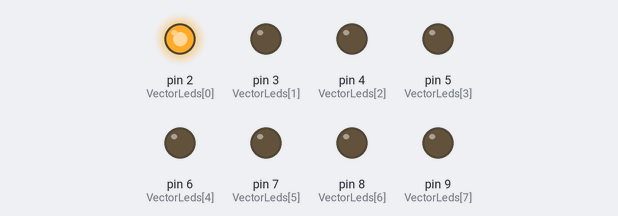
This sketch was run on a simulated Arduino Uno, built with avr-gcc and run on an emulated ATmega328P. On the bench: output pins drawn as LEDs (lit = HIGH).

Above: at 0.1 s.
At 0.5 s:
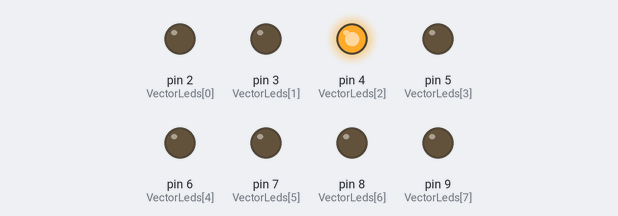
At 1.3 s:
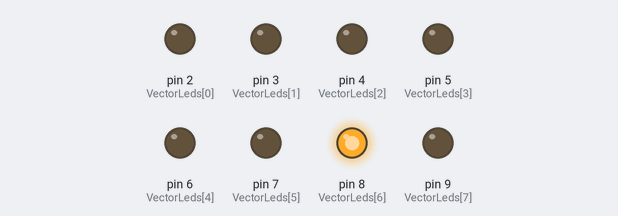
At 2.1 s:
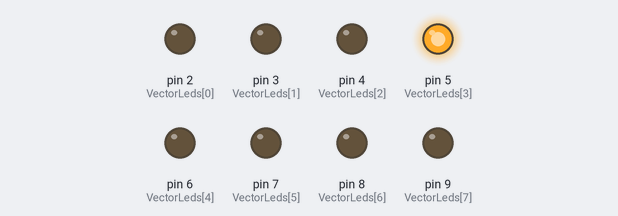
At 2.9 s:
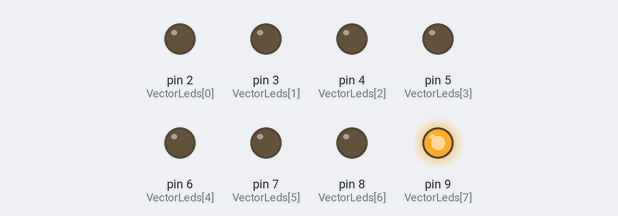
At 10.75 s:
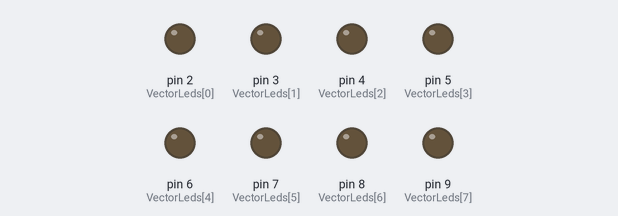
Timing chart, 0 to 11.1 s (numbered marks = the images above):
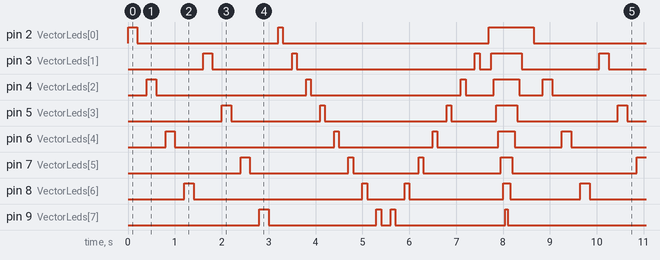

The sketch:

EnriquezKevin_Deber1.ino
```cpp
//Nombre: Kevin Enriquez
//Materia: Sistemas Microprocesados
int i = 0 ; //Declaracion de la variable i
int VectorLeds [8]={2,3,4,5,6,7,8,9}; //Declaración del vector en donde se alojarán los leds.


void setup() {
  for(;i<8;i++){
    pinMode(VectorLeds[i], OUTPUT) ; //Se activan los puertos de salida en donde se encederán los leds.
    }
}

void loop() {

  for (i=0;i<8;i=2+i){  // Primer juego de leds: Se encienden los leds en las posiciones pares
      digitalWrite (VectorLeds[i], HIGH) ;
      delay (200) ;
      digitalWrite (VectorLeds[i], LOW) ;
      delay (200) ;
    }
   for (i=1;i<8;i=i+2){ // Segundo juego de leds: Se encienden los leds en las posiciones impares
      digitalWrite (VectorLeds[i], HIGH) ;
      delay (200) ;
      digitalWrite (VectorLeds[i], LOW) ;
      delay (200) ;
      }
   for(i=0;i<8;i++){ // Tercer juego de leds: Se encienden los leds uno a uno en forma ascendente
       digitalWrite (VectorLeds[i], HIGH) ;
       delay (100) ;
       digitalWrite (VectorLeds[i], LOW);
       delay (200) ;
      }
   for (i=7; i>0 ; i--){ // Cuarto juego de leds: Se encienden los leds uno a uno en forma descendente
       digitalWrite (VectorLeds[i], HIGH) ;
       delay (100) ;
       digitalWrite (VectorLeds[i], LOW);
       delay (200) ;
      }
   for(i=0;i<8;i++){
       digitalWrite (VectorLeds[i],HIGH); // Quinto juego de leds: Se encienden los leds en barrido
       delay(50) ;
      }
   for (i=7; i>0 ; i--){ //Se apagan los leds en barrido.
       digitalWrite (VectorLeds[i], LOW);
       delay (50) ;
      }

}
```

Measured:
- by itself, pin 2 (VectorLeds[0]): repeats every 8.5 s: LOW 3.0 s, HIGH 0.10 s, LOW 4.4 s, HIGH 0.95 s
- by itself, pin 4 (VectorLeds[2]): repeats every 8.5 s: 2 × (LOW 3.2 s, HIGH 0.10 s), LOW 0.60 s, HIGH 0.55 s, LOW 0.50 s, HIGH 0.20 s
- by itself, pin 6 (VectorLeds[4]): repeats every 8.5 s: LOW 3.4 s, HIGH 0.10 s, LOW 2.0 s, HIGH 0.10 s, LOW 1.3 s, HIGH 0.35 s, LOW 1.0 s, HIGH 0.20 s
- by itself, pin 7 (VectorLeds[5]): repeats every 8.5 s: LOW 2.1 s, HIGH 0.10 s, LOW 1.4 s, HIGH 0.10 s, LOW 1.7 s, HIGH 0.25 s, LOW 2.7 s, HIGH 0.20 s
- by itself, pin 3 (VectorLeds[1]): repeats every 8.5 s: LOW 1.7 s, HIGH 0.10 s, LOW 3.8 s, HIGH 0.10 s, LOW 0.25 s, HIGH 0.65 s, LOW 1.7 s, HIGH 0.20 s
- by itself, pin 5 (VectorLeds[3]): repeats every 8.5 s: LOW 1.9 s, HIGH 0.10 s, LOW 2.6 s, HIGH 0.10 s, LOW 0.95 s, HIGH 0.45 s, LOW 2.2 s, HIGH 0.20 s
